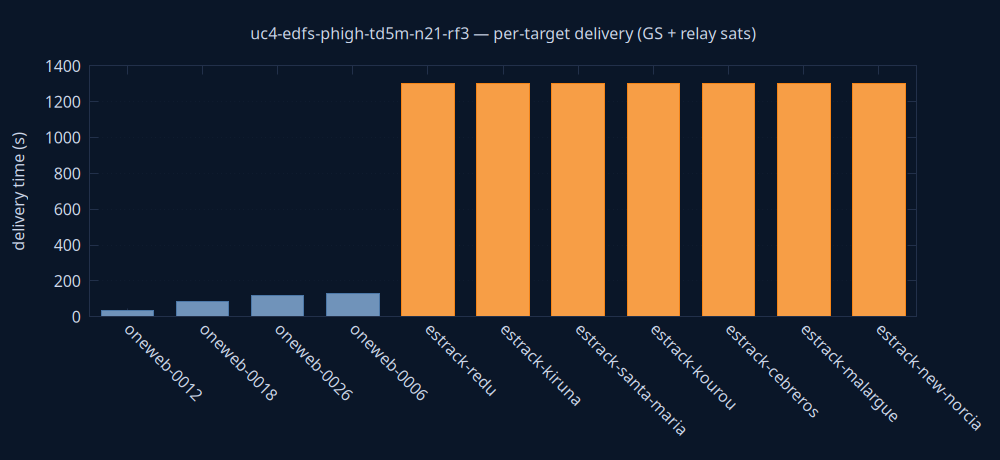

Here is the gnuplot script that generated this plot:
set terminal pngcairo size 1000,460 background rgb '#0a1628'
set output 'delivery.png'
set style fill solid 0.8
set boxwidth 0.7 relative
set border lc rgb '#22304a'
set grid ytics lc rgb '#22304a'
set yrange [0:*]
set ylabel 'delivery time (s)' textcolor rgb '#cdd7ea'
set xtics rotate by -45 textcolor rgb '#cdd7ea'
set ytics textcolor rgb '#cdd7ea'
set title 'uc4-edfs-phigh-td5m-n21-rf3 — per-target delivery (GS + relay sats)' textcolor rgb '#cdd7ea'
plot 'delivery.dat' using 0:2:3:xtic(1) with boxes lc rgb variable notitle
